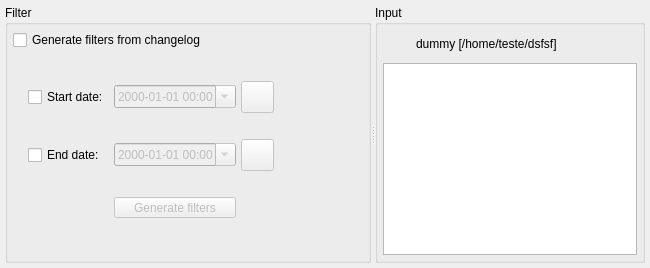
        <widget class="QWidget" name="tab_6">
         <attribute name="icon">
          <iconset resource="../../res/resources.qrc">
           <normaloff>:/icons/icons/filter.png</normaloff>:/icons/icons/filter.png</iconset>
         </attribute>
         <attribute name="title">
          <string>&amp;Partial diff</string>
         </attribute>
         <layout class="QGridLayout" name="gridLayout">
          <property name="leftMargin">
           <number>5</number>
          </property>
          <property name="topMargin">
           <number>5</number>
          </property>
          <property name="rightMargin">
           <number>5</number>
          </property>
          <property name="bottomMargin">
           <number>5</number>
          </property>
          <property name="spacing">
           <number>5</number>
          </property>
          <item row="0" column="0">
           <widget class="QSplitter" name="pd_hsplitter">
            <property name="orientation">
             <enum>Qt::Horizontal</enum>
            </property>
            <property name="handleWidth">
             <number>4</number>
            </property>
            <property name="childrenCollapsible">
             <bool>false</bool>
            </property>
            <widget class="QGroupBox" name="pd_filter_gb">
             <property name="sizePolicy">
              <sizepolicy hsizetype="Expanding" vsizetype="Preferred">
               <horstretch>0</horstretch>
               <verstretch>0</verstretch>
              </sizepolicy>
             </property>
             <property name="title">
              <string>Filter</string>
             </property>
             <layout class="QVBoxLayout" name="verticalLayout_11">
              <property name="spacing">
               <number>5</number>
              </property>
              <property name="leftMargin">
               <number>5</number>
              </property>
              <property name="topMargin">
               <number>5</number>
              </property>
              <property name="rightMargin">
               <number>5</number>
              </property>
              <property name="bottomMargin">
               <number>5</number>
              </property>
              <item>
               <layout class="QVBoxLayout" name="verticalLayout_10">
                <property name="spacing">
                 <number>5</number>
                </property>
                <item>
                 <widget class="QCheckBox" name="gen_filters_from_log_chk">
                  <property name="sizePolicy">
                   <sizepolicy hsizetype="Expanding" vsizetype="Fixed">
                    <horstretch>0</horstretch>
                    <verstretch>0</verstretch>
                   </sizepolicy>
                  </property>
                  <property name="toolTip">
                   <string>&lt;p&gt;Generate filters by querying the model's internal changelog and comparing their modification date/time against the provided date/time interval.&lt;/p&gt;</string>
                  </property>
                  <property name="text">
                   <string>Generate filters from changelog</string>
                  </property>
                 </widget>
                </item>
                <item>
                 <layout class="QGridLayout" name="gridLayout_15">
                  <property name="spacing">
                   <number>5</number>
                  </property>
                  <item row="0" column="0">
                   <widget class="QWidget" name="dates_wgt" native="true">
                    <layout class="QGridLayout" name="gridLayout_14">
                     <property name="leftMargin">
                      <number>15</number>
                     </property>
                     <property name="topMargin">
                      <number>5</number>
                     </property>
                     <property name="rightMargin">
                      <number>5</number>
                     </property>
                     <property name="bottomMargin">
                      <number>15</number>
                     </property>
                     <property name="spacing">
                      <number>5</number>
                     </property>
                     <item row="1" column="3" rowspan="2">
                      <spacer name="horizontalSpacer_11">
                       <property name="orientation">
                        <enum>Qt::Horizontal</enum>
                       </property>
                       <property name="sizeHint" stdset="0">
                        <size>
                         <width>86</width>
                         <height>68</height>
                        </size>
                       </property>
                      </spacer>
                     </item>
                     <item row="1" column="2">
                      <widget class="QToolButton" name="first_change_dt_tb">
                       <property name="enabled">
                        <bool>false</bool>
                       </property>
                       <property name="sizePolicy">
                        <sizepolicy hsizetype="Preferred" vsizetype="Preferred">
                         <horstretch>0</horstretch>
                         <verstretch>0</verstretch>
                        </sizepolicy>
                       </property>
                       <property name="toolTip">
                        <string>Use the first change date of the changelog</string>
                       </property>
                       <property name="text">
                        <string/>
                       </property>
                       <property name="icon">
                        <iconset resource="../../res/resources.qrc">
                         <normaloff>:/icons/icons/changelog.png</normaloff>:/icons/icons/changelog.png</iconset>
                       </property>
                       <property name="iconSize">
                        <size>
                         <width>25</width>
                         <height>25</height>
                        </size>
                       </property>
                       <property name="toolButtonStyle">
                        <enum>Qt::ToolButtonIconOnly</enum>
                       </property>
                       <property name="autoRaise">
                        <bool>false</bool>
                       </property>
                      </widget>
                     </item>
                     <item row="1" column="0">
                      <widget class="QCheckBox" name="start_date_chk">
                       <property name="text">
                        <string>Start date:</string>
                       </property>
                      </widget>
                     </item>
                     <item row="1" column="1">
                      <widget class="QDateTimeEdit" name="start_date_dt">
                       <property name="enabled">
                        <bool>false</bool>
                       </property>
                       <property name="sizePolicy">
                        <sizepolicy hsizetype="Preferred" vsizetype="Fixed">
                         <horstretch>0</horstretch>
                         <verstretch>0</verstretch>
                        </sizepolicy>
                       </property>
                       <property name="accelerated">
                        <bool>false</bool>
                       </property>
                       <property name="showGroupSeparator" stdset="0">
                        <bool>false</bool>
                       </property>
                       <property name="minimumDate">
                        <date>
                         <year>1752</year>
                         <month>9</month>
                         <day>20</day>
                        </date>
                       </property>
                       <property name="displayFormat">
                        <string>yyyy-MM-dd HH:mm</string>
                       </property>
                       <property name="calendarPopup">
                        <bool>true</bool>
                       </property>
                      </widget>
                     </item>
                     <item row="2" column="1">
                      <widget class="QDateTimeEdit" name="end_date_dt">
                       <property name="enabled">
                        <bool>false</bool>
                       </property>
                       <property name="sizePolicy">
                        <sizepolicy hsizetype="Preferred" vsizetype="Fixed">
                         <horstretch>0</horstretch>
                         <verstretch>0</verstretch>
                        </sizepolicy>
                       </property>
                       <property name="displayFormat">
                        <string>yyyy-MM-dd HH:mm</string>
                       </property>
                       <property name="calendarPopup">
                        <bool>true</bool>
                       </property>
                      </widget>
                     </item>
                     <item row="2" column="2">
                      <widget class="QToolButton" name="last_change_dt_tb">
                       <property name="enabled">
                        <bool>false</bool>
                       </property>
                       <property name="sizePolicy">
                        <sizepolicy hsizetype="Preferred" vsizetype="Preferred">
                         <horstretch>0</horstretch>
                         <verstretch>0</verstretch>
                        </sizepolicy>
                       </property>
                       <property name="toolTip">
                        <string>Use the last change date of the changelog</string>
                       </property>
                       <property name="text">
                        <string/>
                       </property>
                       <property name="icon">
                        <iconset resource="../../res/resources.qrc">
                         <normaloff>:/icons/icons/changelog.png</normaloff>:/icons/icons/changelog.png</iconset>
                       </property>
                       <property name="iconSize">
                        <size>
                         <width>25</width>
                         <height>25</height>
                        </size>
                       </property>
                       <property name="toolButtonStyle">
                        <enum>Qt::ToolButtonIconOnly</enum>
                       </property>
                       <property name="autoRaise">
                        <bool>false</bool>
                       </property>
                      </widget>
                     </item>
                     <item row="2" column="0">
                      <widget class="QCheckBox" name="end_date_chk">
                       <property name="enabled">
                        <bool>true</bool>
                       </property>
                       <property name="text">
                        <string>End date:</string>
                       </property>
                      </widget>
                     </item>
                     <item row="3" column="1">
                      <widget class="QToolButton" name="generate_filters_tb">
                       <property name="enabled">
                        <bool>false</bool>
                       </property>
                       <property name="sizePolicy">
                        <sizepolicy hsizetype="Preferred" vsizetype="Fixed">
                         <horstretch>0</horstretch>
                         <verstretch>0</verstretch>
                        </sizepolicy>
                       </property>
                       <property name="toolTip">
                        <string/>
                       </property>
                       <property name="text">
                        <string>Generate filters</string>
                       </property>
                       <property name="icon">
                        <iconset resource="../../res/resources.qrc">
                         <normaloff>:/icons/icons/filter.png</normaloff>:/icons/icons/filter.png</iconset>
                       </property>
                       <property name="iconSize">
                        <size>
                         <width>25</width>
                         <height>25</height>
                        </size>
                       </property>
                       <property name="toolButtonStyle">
                        <enum>Qt::ToolButtonTextBesideIcon</enum>
                       </property>
                      </widget>
                     </item>
                    </layout>
                   </widget>
                  </item>
                 </layout>
                </item>
               </layout>
              </item>
             </layout>
            </widget>
            <widget class="QGroupBox" name="pd_input_gb">
             <property name="sizePolicy">
              <sizepolicy hsizetype="Expanding" vsizetype="Expanding">
               <horstretch>0</horstretch>
               <verstretch>0</verstretch>
              </sizepolicy>
             </property>
             <property name="title">
              <string>Input</string>
             </property>
             <layout class="QVBoxLayout" name="verticalLayout_9">
              <property name="spacing">
               <number>5</number>
              </property>
              <property name="leftMargin">
               <number>5</number>
              </property>
              <property name="topMargin">
               <number>5</number>
              </property>
              <property name="rightMargin">
               <number>5</number>
              </property>
              <property name="bottomMargin">
               <number>5</number>
              </property>
              <item>
               <layout class="QHBoxLayout" name="horizontalLayout_14">
                <property name="spacing">
                 <number>5</number>
                </property>
                <item>
                 <widget class="QLabel" name="pd_input_ico_lbl">
                  <property name="minimumSize">
                   <size>
                    <width>28</width>
                    <height>28</height>
                   </size>
                  </property>
                  <property name="maximumSize">
                   <size>
                    <width>28</width>
                    <height>28</height>
                   </size>
                  </property>
                  <property name="text">
                   <string/>
                  </property>
                  <property name="pixmap">
                   <pixmap resource="../../res/resources.qrc">:/icons/icons/dbmodel.png</pixmap>
                  </property>
                  <property name="scaledContents">
                   <bool>true</bool>
                  </property>
                 </widget>
                </item>
                <item>
                 <widget class="QLabel" name="pd_input_lbl">
                  <property name="sizePolicy">
                   <sizepolicy hsizetype="Preferred" vsizetype="Preferred">
                    <horstretch>0</horstretch>
                    <verstretch>0</verstretch>
                   </sizepolicy>
                  </property>
                  <property name="text">
                   <string>dummy [/home/teste/dsfsf]</string>
                  </property>
                  <property name="indent">
                   <number>0</number>
                  </property>
                 </widget>
                </item>
               </layout>
              </item>
              <item>
               <widget class="QTableView" name="filtered_objs_view">
                <property name="editTriggers">
                 <set>QAbstractItemView::NoEditTriggers</set>
                </property>
                <property name="alternatingRowColors">
                 <bool>true</bool>
                </property>
                <property name="selectionMode">
                 <enum>QAbstractItemView::NoSelection</enum>
                </property>
                <property name="selectionBehavior">
                 <enum>QAbstractItemView::SelectItems</enum>
                </property>
                <property name="iconSize">
                 <size>
                  <width>22</width>
                  <height>22</height>
                 </size>
                </property>
                <property name="sortingEnabled">
                 <bool>true</bool>
                </property>
                <attribute name="horizontalHeaderStretchLastSection">
                 <bool>true</bool>
                </attribute>
               </widget>
              </item>
             </layout>
            </widget>
           </widget>
          </item>
         </layout>
        </widget>
